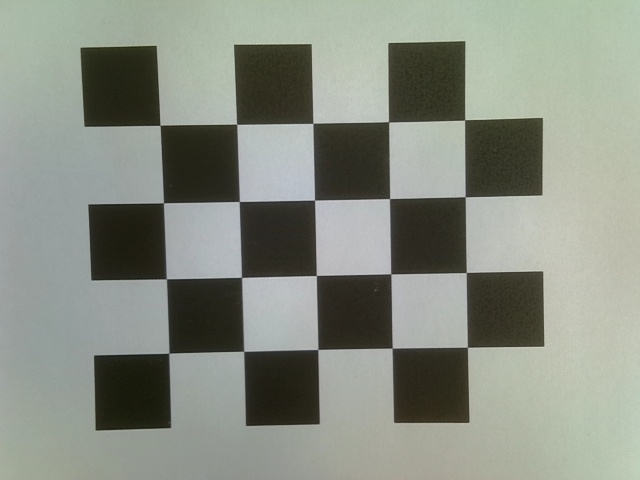
#> input picture robot_control/photos/photo_20251119_111436.jpg, 640 x 480 px; its folder holds only this picture in this run
$ python calibration.py
#> lines starting #> are read from the running program, lines starting #| are printed output that depends on the picture; after the words box and inside, x2 and y2 are one past the last pixel; in counts of white or black regions, pixels touching at a corner belong together
import cv2
import numpy as np
import glob
import os

# --- CONFIGURATION ---
# Path to your folder containing the images
# Example: 'C:/Users/Name/Desktop/calibration_images' or './images'
images_dir = './photos'
file_extension = '*.jpg' # Change to *.png or *.jpeg if necessary

# Chessboard dimensions (internal corners)
# Based on your previous image (5x7 squares = 4x6 internal corners)
# NOTE: Verify this matches YOUR checkerboard! Count internal corners, not squares.
# IMPORTANT: Try different combinations if detection fails: (6,4), (7,9), (8,6), etc.
CHECKERBOARD = (5, 4)  # (width, height) in corners - SWAPPED to try alternate orientation
SQUARE_SIZE = 15.0  # Square size in mm (measure your actual checkerboard)

# --- SETUP ---
# Termination criteria for corner refinement
criteria = (cv2.TERM_CRITERIA_EPS + cv2.TERM_CRITERIA_MAX_ITER, 30, 0.001)

# Arrays to store object points and image points from all the images.
objpoints = [] # 3d point in real world space
imgpoints = [] # 2d points in image plane.

# Prepare object points, like (0,0,0), (1,0,0), (2,0,0) ...
objp = np.zeros((CHECKERBOARD[0] * CHECKERBOARD[1], 3), np.float32)
objp[:, :2] = np.mgrid[0:CHECKERBOARD[0], 0:CHECKERBOARD[1]].T.reshape(-1, 2)
objp = objp * SQUARE_SIZE

# Get list of images
image_files = glob.glob(os.path.join(images_dir, file_extension))

if not image_files:
    print(f"No images found in {images_dir} with extension {file_extension}")
    exit()

print(f"Found {len(image_files)} images. Processing...")

# --- PROCESSING LOOP ---
img_shape = None

successful_images = 0

for fname in image_files:
    img = cv2.imread(fname)
#> img is the input picture: shape (480, 640, 3); mean B, G, R 131.2, 142, 136.8
    if img is None:
        print(f"Could not read: {os.path.basename(fname)}")
        continue

    gray = cv2.cvtColor(img, cv2.COLOR_BGR2GRAY)
    if img_shape is None:
        img_shape = gray.shape[::-1]
#> img_shape = (640, 480)

    # Find the chess board corners
    ret, corners = cv2.findChessboardCorners(
        gray,
        CHECKERBOARD,
        cv2.CALIB_CB_ADAPTIVE_THRESH + cv2.CALIB_CB_FAST_CHECK + cv2.CALIB_CB_NORMALIZE_IMAGE
    )
#> ret = True; corners = 20 rows, first 8: [160.1, 125], [237.2, 124.4], [312.9, 123.2], [388.4, 121.9], [464.8, 120.1], [163.7, 203], [239, 201.6], [314.6, 199.9]

    if ret == True:
        objpoints.append(objp)

        # Refine pixel coordinates
        corners2 = cv2.cornerSubPix(gray, corners, (11, 11), (-1, -1), criteria)
#> corners2 = 20 rows, first 8: [160.1, 125.3], [236.6, 124.3], [312.9, 123.3], [388.5, 121.8], [464.6, 119.9], [163.4, 202.8], [239.3, 201.5], [314.5, 200.1]
        imgpoints.append(corners2)

        successful_images += 1
        print(f"✓ Found corners in: {os.path.basename(fname)}")

        # Save visualization for the first successful detection
        if successful_images == 1:
            cv2.drawChessboardCorners(img, CHECKERBOARD, corners2, ret)
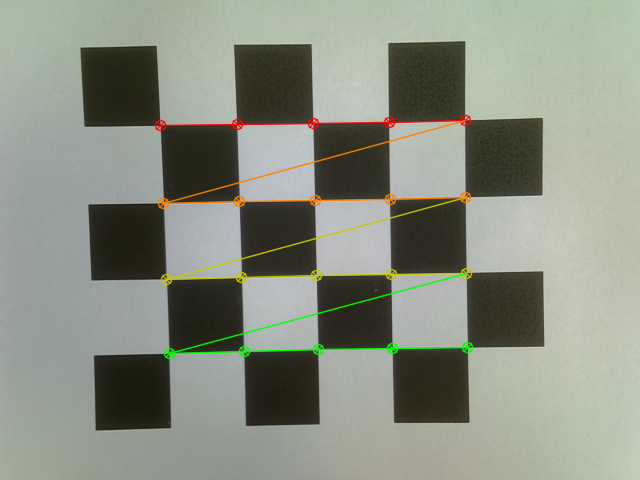
#> img: shape (480, 640, 3); 2.6% of pixels changed, all inside (x1, y1, x2, y2) = (154, 114, 474, 360)
            output_path = os.path.join(images_dir, f"detected_corners_{os.path.basename(fname)}")
            cv2.imwrite(output_path, img)
            print(f"  → Saved visualization to: {output_path}")
    else:
        print(f"✗ Could not find corners in: {os.path.basename(fname)}")

print(f"\nSuccessfully processed {successful_images}/{len(image_files)} images")

# --- CALIBRATION ---
if len(objpoints) >= 3:  # Need at least 3 images for calibration
    print("\nCalibrating camera...")
    ret, mtx, dist, rvecs, tvecs = cv2.calibrateCamera(objpoints, imgpoints, img_shape, None, None)

    print("\n--- SUCCESS ---")
    print("Camera Matrix (K):\n", mtx)
    print("\nDistortion Coefficients (D):\n", dist)

    # --- CALCULATE ERROR ---
    total_error = 0
    for i in range(len(objpoints)):
        imgpoints2, _ = cv2.projectPoints(objpoints[i], rvecs[i], tvecs[i], mtx, dist)
        error = cv2.norm(imgpoints[i], imgpoints2, cv2.NORM_L2) / len(imgpoints2)
        total_error += error
    print(f"\nMean Reprojection Error: {total_error / len(objpoints):.4f} pixels")

    # --- SAVE RESULT ---
    # Save the camera matrix and distortion coefficients for later use
    output_file = os.path.join(images_dir, "camera_calibration_data.npz")
    np.savez(output_file, mtx=mtx, dist=dist, rvecs=rvecs, tvecs=tvecs)
    print(f"\nCalibration data saved to '{output_file}'")

    # Also save as text for easy viewing
    txt_file = os.path.join(images_dir, "camera_calibration.txt")
    with open(txt_file, 'w') as f:
        f.write("Camera Calibration Results\n")
        f.write("="*50 + "\n\n")
        f.write("Camera Matrix (K):\n")
        f.write(str(mtx) + "\n\n")
        f.write("Distortion Coefficients (D):\n")
        f.write(str(dist) + "\n\n")
        f.write(f"Mean Reprojection Error: {total_error / len(objpoints):.4f} pixels\n")
    print(f"Human-readable results saved to '{txt_file}'")

else:
    print(f"\nError: Need at least 3 images with detected corners for calibration.")
    print(f"Only found corners in {successful_images} image(s).")
    print("Tips:")
    print("  - Verify CHECKERBOARD dimensions match your pattern")
    print("  - Ensure good lighting and sharp focus")
    print("  - Try different angles and distances")

$ run again, on robot_control/photos/photo_20251119_111519.jpg
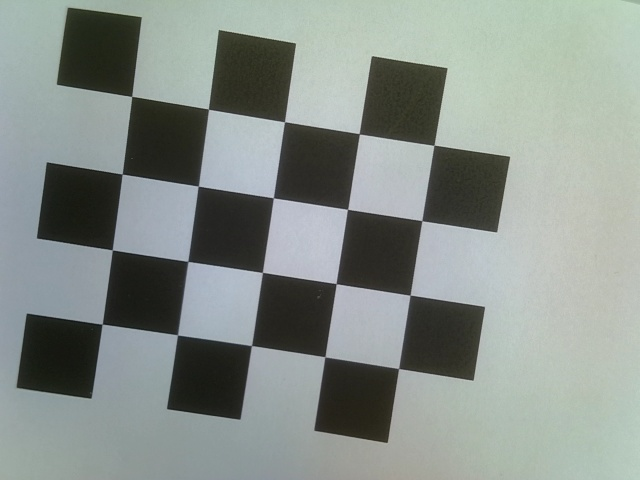
#> input picture robot_control/photos/photo_20251119_111519.jpg, 640 x 480 px
#> img is the input picture: shape (480, 640, 3); mean B, G, R 138.9, 144.2, 136.2
#> ret = True; corners = 20 rows, first 8: [132, 96.38], [208.3, 109.1], [284.4, 121.8], [359, 133.6], [434, 145.1], [122, 174], [198.1, 186.3], [273.5, 197.9]
#> corners2 = 20 rows, first 8: [131.7, 96.37], [208.4, 109.2], [284.5, 121.7], [359.3, 133.8], [434, 145.2], [122.2, 174.1], [198.3, 186.1], [273.4, 197.8]
#> `cv2.drawChessboardCorners(img, CHECKERBOARD, corners2, ret)`:
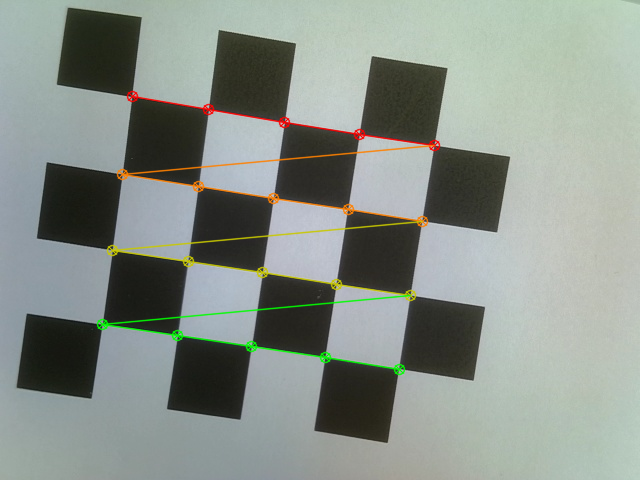
#> img: shape (480, 640, 3); 2.62% of pixels changed, all inside (x1, y1, x2, y2) = (96, 90, 441, 376)

$ run again, on robot_control/photos/photo_20251119_111535.jpg
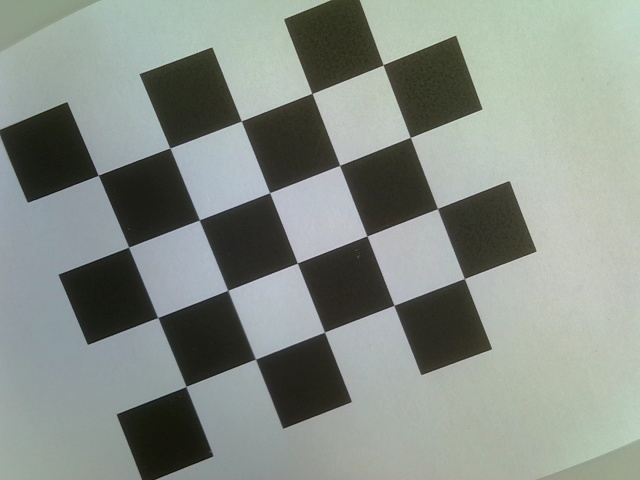
#> input picture robot_control/photos/photo_20251119_111535.jpg, 640 x 480 px
#> img is the input picture: shape (480, 640, 3); mean B, G, R 135.7, 143, 135.6
#> ret = True; corners = 20 rows, first 8: [98.36, 175.4], [170.1, 148.2], [241.4, 120.7], [311.8, 93.32], [383, 64.85], [128.5, 247.5], [199.9, 219.3], [269.4, 192.7]
#> corners2 = 20 rows, first 8: [98.31, 175.2], [169.9, 148], [241.4, 120.9], [312, 93.4], [383.1, 64.75], [128.6, 247.2], [199.3, 219.9], [269.6, 192.7]
#> `cv2.drawChessboardCorners(img, CHECKERBOARD, corners2, ret)`:
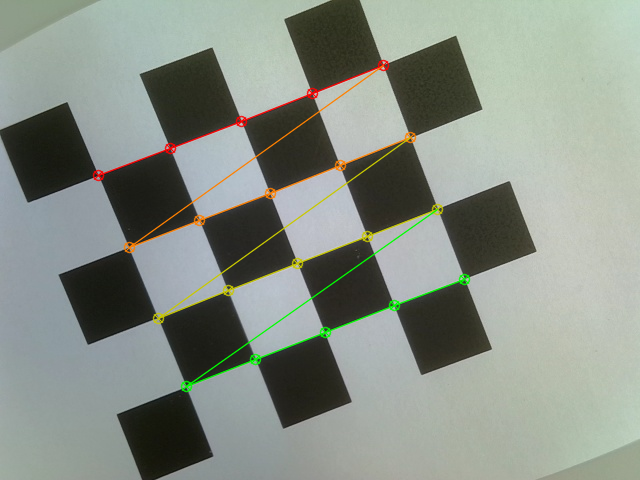
#> img: shape (480, 640, 3); 2.39% of pixels changed, all inside (x1, y1, x2, y2) = (92, 59, 471, 393)

$ run again, on robot_control/photos/photo_20251119_112023.jpg
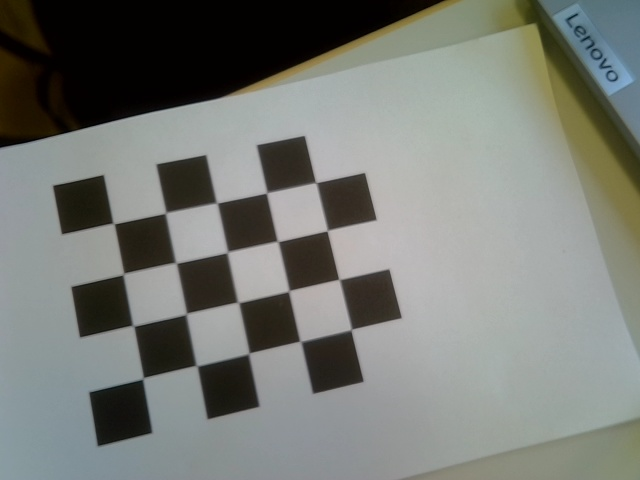
#> input picture robot_control/photos/photo_20251119_112023.jpg, 640 x 480 px
#> img is the input picture: shape (480, 640, 3); mean B, G, R 118.3, 123.5, 120.3
#> `gray = cv2.cvtColor(img, cv2.COLOR_BGR2GRAY)`:
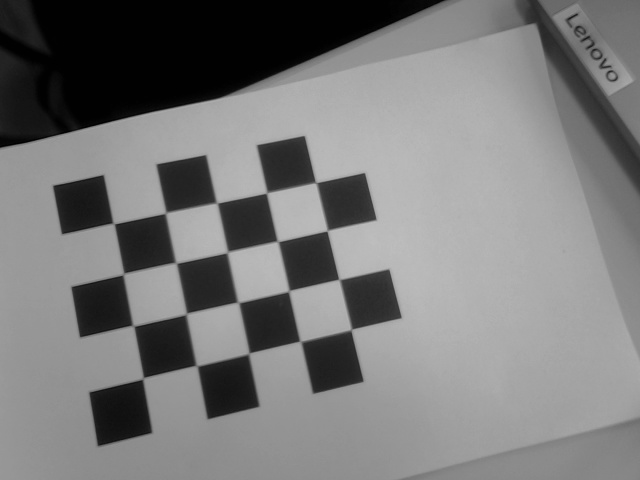
#> gray: shape (480, 640); min 0, max 190, mean 121.9
#> ret = True; corners = 20 rows, first 8: [113.5, 223.6], [166.6, 213.6], [215.8, 203.6], [267.6, 193], [315.3, 183.4], [124.6, 274.8], [175.1, 263.8], [228.4, 252.8]
#> corners2 = 20 rows, first 8: [113.5, 223.5], [165.6, 212.8], [216.8, 203], [266.7, 192.7], [315.9, 182.5], [123.4, 274], [175.9, 262.8], [227.4, 252.1]
#> `cv2.drawChessboardCorners(img, CHECKERBOARD, corners2, ret)`:
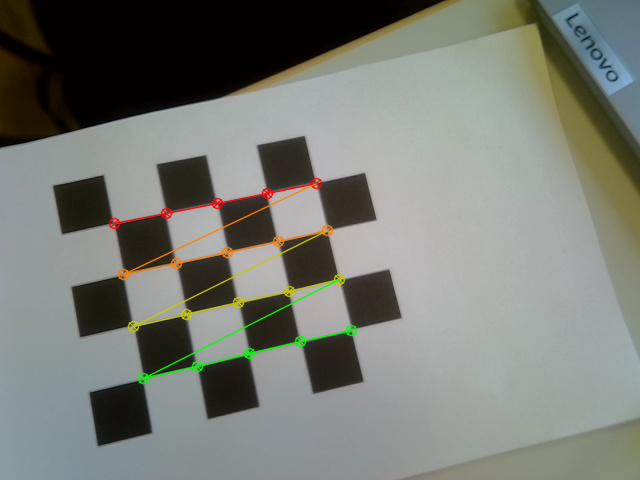
#> img: shape (480, 640, 3); 1.91% of pixels changed, all inside (x1, y1, x2, y2) = (108, 177, 358, 385)

$ run again, on robot_control/photos/photo_20251119_111450.jpg
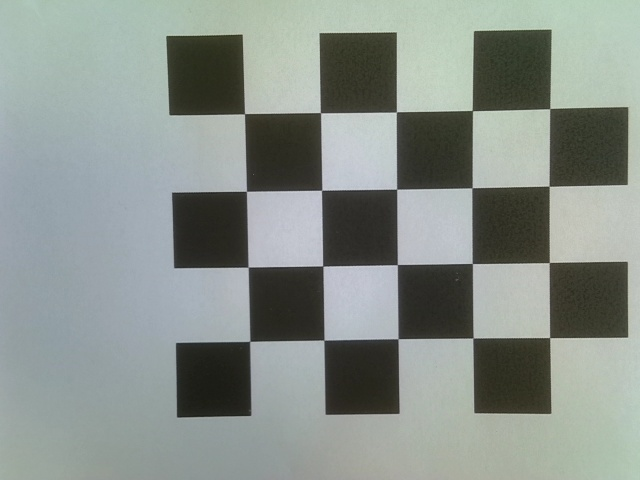
#> input picture robot_control/photos/photo_20251119_111450.jpg, 640 x 480 px
#> img is the input picture: shape (480, 640, 3); mean B, G, R 139.4, 145.2, 137.2
#> ret = True; corners = 20 rows, first 8: [244.6, 114], [320.3, 112.8], [396.3, 112], [472.1, 110.8], [549.8, 109], [246.6, 191.2], [321.9, 189.8], [396.8, 189.1]
#> corners2 = 20 rows, first 8: [244.5, 113.7], [320.4, 112.7], [396.4, 111.9], [472.3, 110.6], [549.7, 108.6], [246.4, 191.3], [321.6, 190.2], [396.6, 189.2]
#> `cv2.drawChessboardCorners(img, CHECKERBOARD, corners2, ret)`:
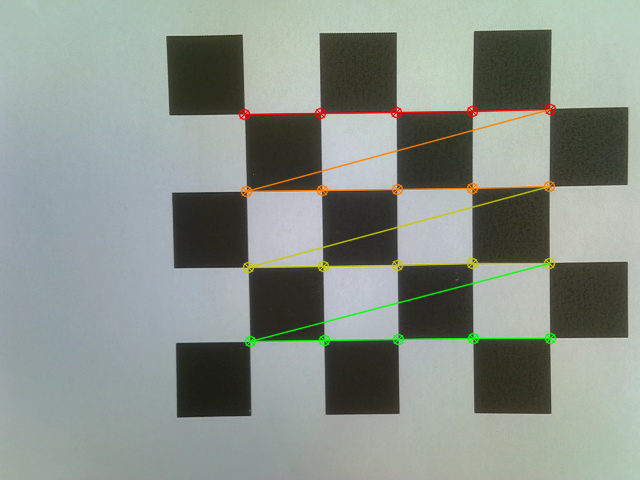
#> img: shape (480, 640, 3); 2.61% of pixels changed, all inside (x1, y1, x2, y2) = (238, 103, 557, 348)
